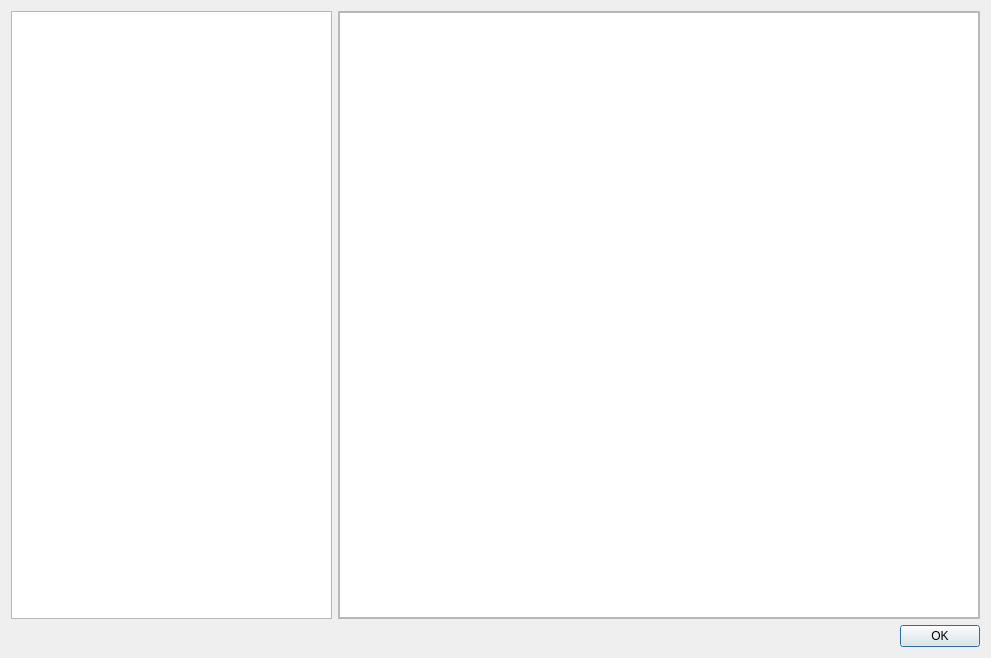
<?xml version="1.0" encoding="UTF-8"?>
<ui version="4.0">
 <class>TrashDialog</class>
 <widget class="QDialog" name="TrashDialog">
  <property name="geometry">
   <rect>
    <x>0</x>
    <y>0</y>
    <width>991</width>
    <height>658</height>
   </rect>
  </property>
  <property name="windowTitle">
   <string>Trashed notes</string>
  </property>
  <property name="windowIcon">
   <iconset theme="trash-empty" resource="../breeze-qownnotes.qrc">
    <normaloff>:/icons/breeze-qownnotes/16x16/trash-empty.svg</normaloff>:/icons/breeze-qownnotes/16x16/trash-empty.svg</iconset>
  </property>
  <layout class="QGridLayout" name="gridLayout">
   <item row="0" column="0">
    <layout class="QHBoxLayout" name="horizontalLayout">
     <item>
      <widget class="QListWidget" name="trashListWidget">
       <property name="sizePolicy">
        <sizepolicy hsizetype="Expanding" vsizetype="Expanding">
         <horstretch>1</horstretch>
         <verstretch>0</verstretch>
        </sizepolicy>
       </property>
      </widget>
     </item>
     <item>
      <widget class="QFrame" name="noteBrowserFrame">
       <property name="sizePolicy">
        <sizepolicy hsizetype="Preferred" vsizetype="Preferred">
         <horstretch>2</horstretch>
         <verstretch>0</verstretch>
        </sizepolicy>
       </property>
       <property name="frameShape">
        <enum>QFrame::StyledPanel</enum>
       </property>
       <property name="frameShadow">
        <enum>QFrame::Raised</enum>
       </property>
       <layout class="QGridLayout" name="gridLayout_2">
        <property name="leftMargin">
         <number>0</number>
        </property>
        <property name="topMargin">
         <number>0</number>
        </property>
        <property name="rightMargin">
         <number>0</number>
        </property>
        <property name="bottomMargin">
         <number>0</number>
        </property>
        <property name="spacing">
         <number>0</number>
        </property>
        <item row="0" column="0">
         <widget class="QOwnNotesMarkdownTextEdit" name="noteBrowser">
          <property name="sizePolicy">
           <sizepolicy hsizetype="Expanding" vsizetype="Expanding">
            <horstretch>0</horstretch>
            <verstretch>0</verstretch>
           </sizepolicy>
          </property>
          <property name="styleSheet">
           <string notr="true"/>
          </property>
          <property name="readOnly">
           <bool>true</bool>
          </property>
         </widget>
        </item>
        <item row="1" column="0">
         <widget class="QFrame" name="noteBrowserSearchFrame">
          <property name="sizePolicy">
           <sizepolicy hsizetype="Preferred" vsizetype="Preferred">
            <horstretch>1</horstretch>
            <verstretch>0</verstretch>
           </sizepolicy>
          </property>
          <property name="frameShape">
           <enum>QFrame::NoFrame</enum>
          </property>
          <property name="lineWidth">
           <number>0</number>
          </property>
         </widget>
        </item>
       </layout>
      </widget>
     </item>
    </layout>
   </item>
   <item row="1" column="0">
    <widget class="QDialogButtonBox" name="buttonBox">
     <property name="orientation">
      <enum>Qt::Horizontal</enum>
     </property>
     <property name="standardButtons">
      <set>QDialogButtonBox::Ok</set>
     </property>
    </widget>
   </item>
  </layout>
 </widget>
 <customwidgets>
  <customwidget>
   <class>QOwnNotesMarkdownTextEdit</class>
   <extends>QPlainTextEdit</extends>
   <header location="global">widgets/qownnotesmarkdowntextedit.h</header>
  </customwidget>
 </customwidgets>
 <resources>
  <include location="../breeze-qownnotes.qrc"/>
 </resources>
 <connections/>
</ui>
